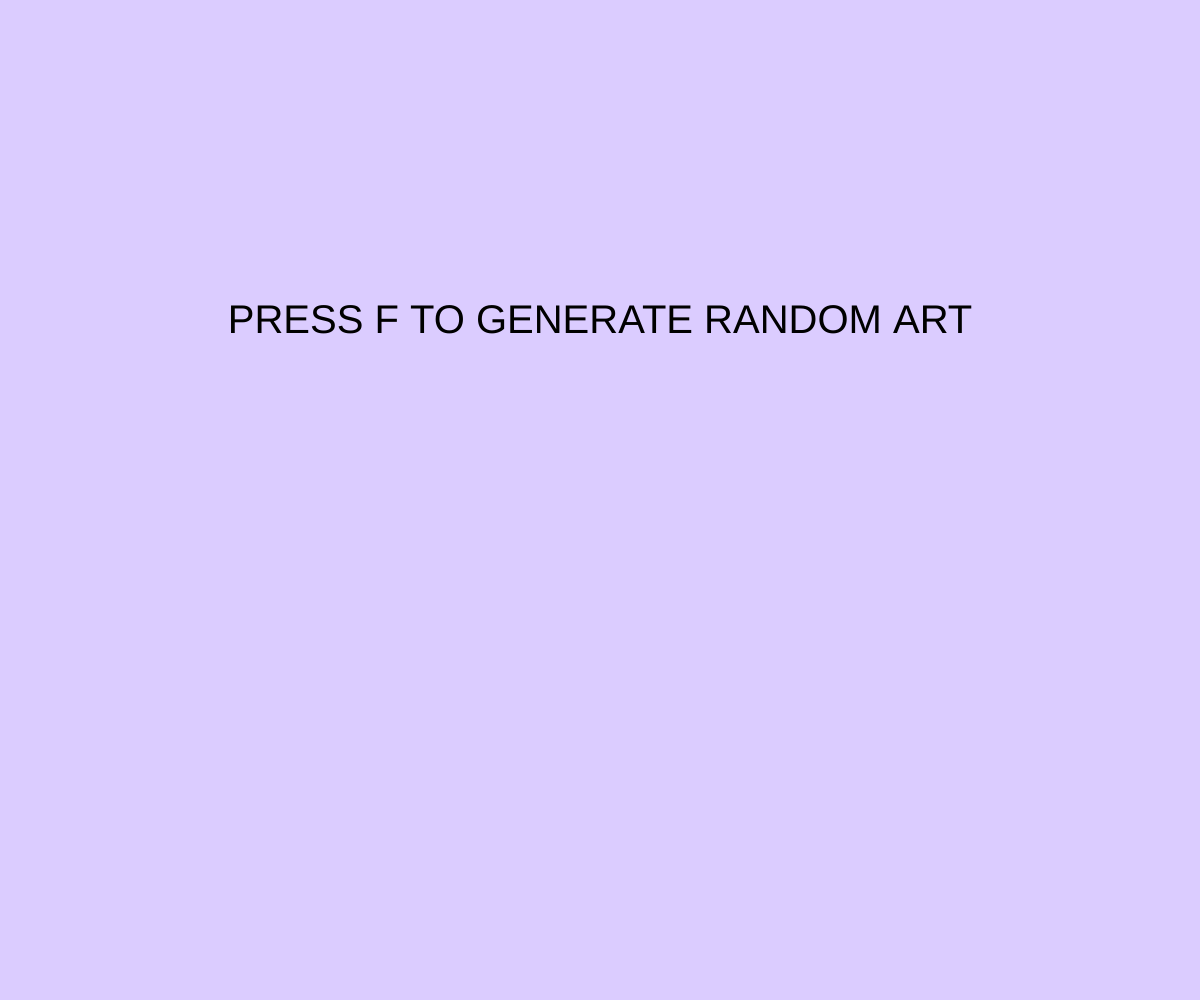
Frame 1 (no input)
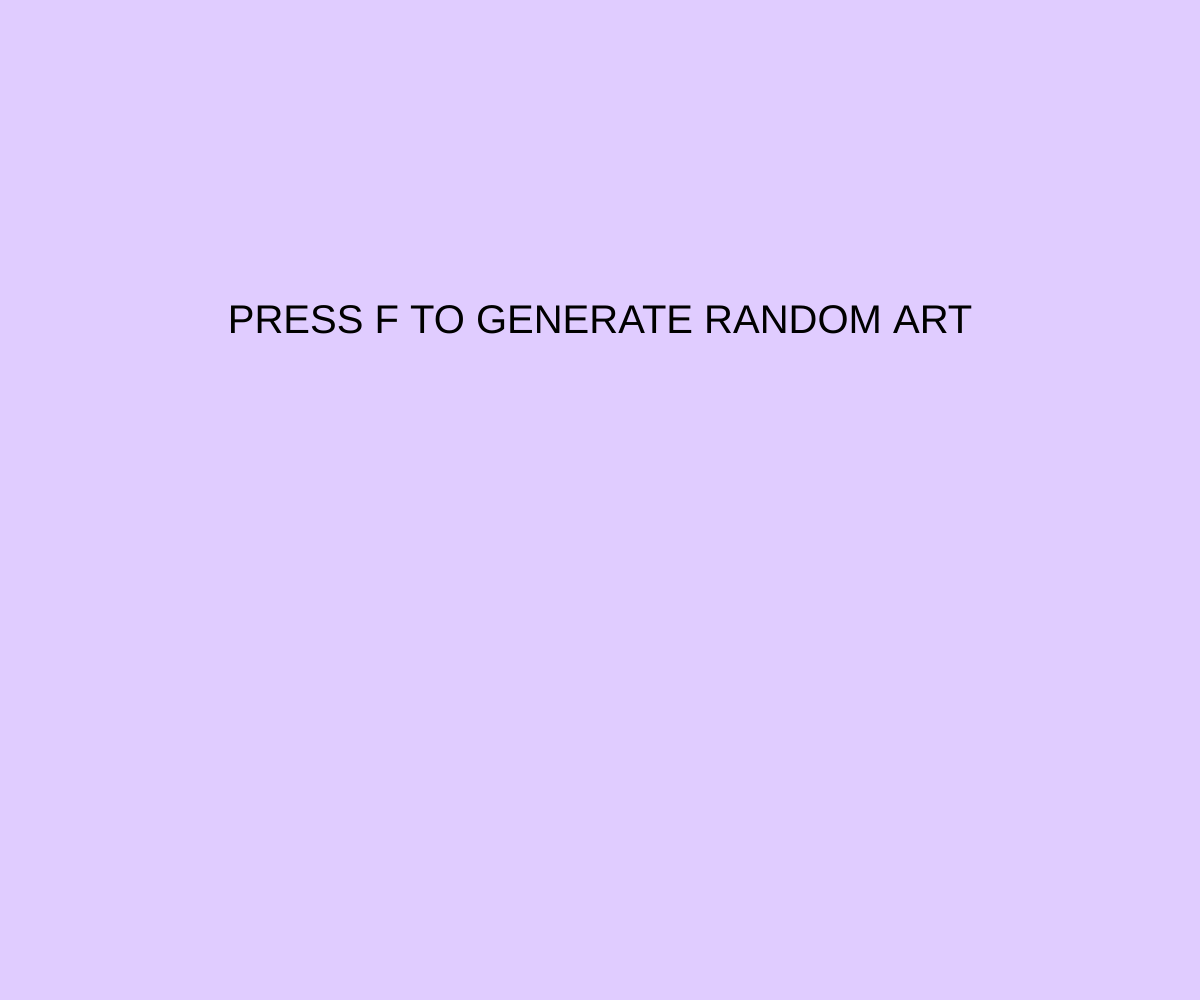
Frame 60 (no input)
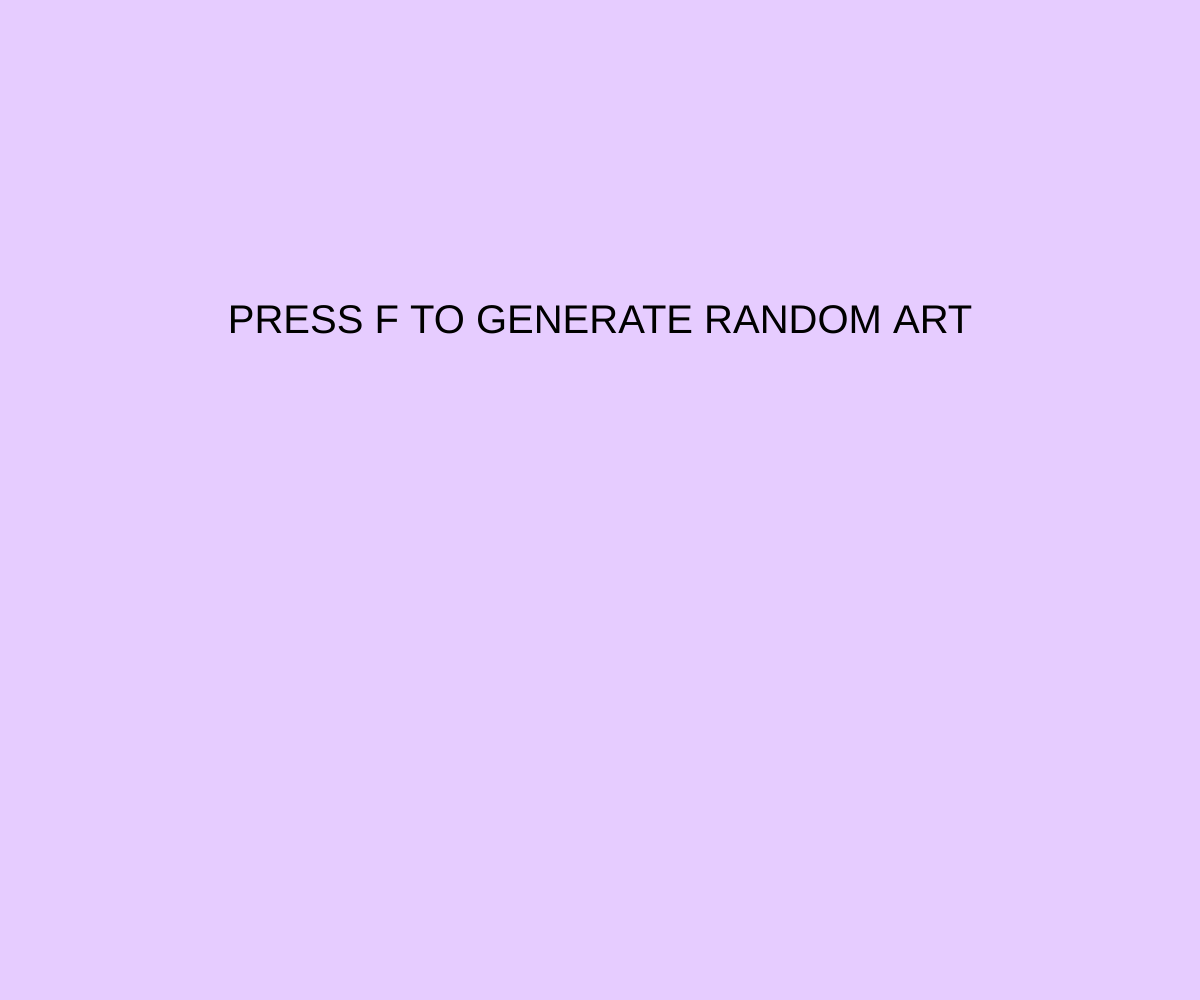
Frame 120 (the mouse pressed at the canvas centre since frame 60)

The p5.js sketch that drew these frames (run headless with seeded random() and noise() and a simulated clock; from frame 60 on, the mouse is pressed at the canvas centre):

// p5.js sketch
// ── sketch.js
var state = 0;
var scrHue;
var turnTimes;
var avgScr;
var startAngle, turnAngle, turnDelay, density, width, hInit, sInit, bInit, hChange, sChange, bChange;
var turtles = [];

function Turtle(initX, initY) {
  this.oldPosition = new p5.Vector(initX,initY);
  this.position = new p5.Vector(initX, initY);
  this.nextStep = new p5.Vector(0, 0);
  this.step = function() {
    this.oldPosition.set(this.position);
    this.position.add(this.nextStep);
    stroke(currentColor[0], currentColor[1], currentColor[2]);
    line(this.oldPosition.x, this.oldPosition.y, this.position.x, this.position.y);
    
    console.log(this.angle);
    this.nextStep = p5.Vector.fromAngle(currentAngle += turnAngle).normalize().mult(turnDelay);
    currentColor = [currentColor[0] + hChange, currentColor[1] + sChange, currentColor[2] + bChange];
    if(currentColor[0] > 100) {
      currentColor[0] -= 100;
    } if(currentColor[0] < 0) {
      currentColor[0] += 100;
    }
  }
  this.draw = function() {
    currentAngle = startAngle;
    for(var i = 0; i < turnTimes; i++) {
      this.step();
    }
  }
}

function doArt() {
  turtles = [];
  startAngle = random(360);
  turnAngle = random(-360,360);
  turnDelay = random(avgScr/150,avgScr/25);
  xDensity = random(avgScr/150, avgScr/10);
  yDensity = random(avgScr/150, avgScr/10);
  lineWidth = random(avgScr/500, avgScr/50);
  hInit = random(100);
  sInit = random(100);
  bInit = random(100);
  turnTimes = random(20);
  hChange = random(-10,10);
  sChange = random(-10,10);
  bChange = random(-10,10);
  if(random(2) < 1) {
    background(0,0,0);
  } else {
    background(0,0,100);
  }

  for(var x = 0 - xDensity; x < width + xDensity; x += xDensity) {
    for(var y = 0 - yDensity; y < height + yDensity; y += yDensity) {
      turtles.push(new Turtle(x,y));
      console.log('new turtle at ' + x + y);
    }
  }
  
  
  strokeWeight(lineWidth);
  
  for(var i = 0; i < turtles.length; i++) {
    currentColor = [hInit, sInit, bInit];
    turtles[i].draw();
  }
  
  state = 3;
}

function setup() {
  canvas = createCanvas(window.innerWidth, window.innerHeight);
	scrHue = random(100);
  colorMode(HSB, 100);
  avgScr = (width+height)/2;
  textAlign(CENTER);
}

function draw() {
  if(state === 0) {
    background(scrHue,20,100);
    textSize(width/30);
    strokeWeight(0);
    text("PRESS F TO GENERATE RANDOM ART", width/2, height/3);
    scrHue += 0.03;
    if(scrHue > 100) {
      scrHue -= 100;
    }
  } else if(state === 1) {
    background(scrHue,20,100);
		strokeWeight(0);
    text("LOADING...", width/2, height/3);
    state = 2;
  } else if(state === 2) {
    doArt();
  }
}

function keyPressed() {
  if(state === 0 && key === "F") {
    state = 1;
  } else if( state === 3 && key === "F") {
		scrHue = random(100);
    state = 1;
  }
}
